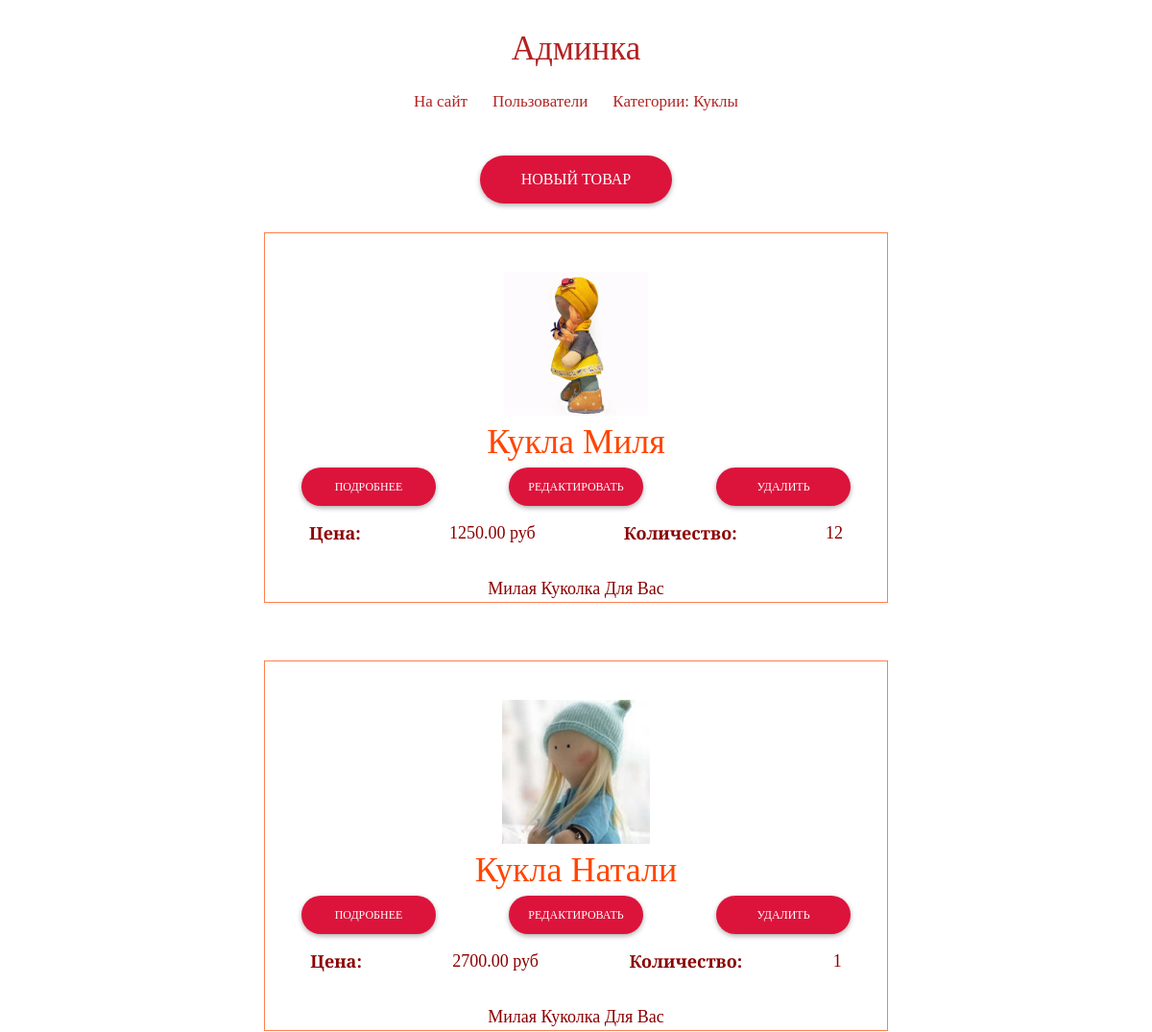
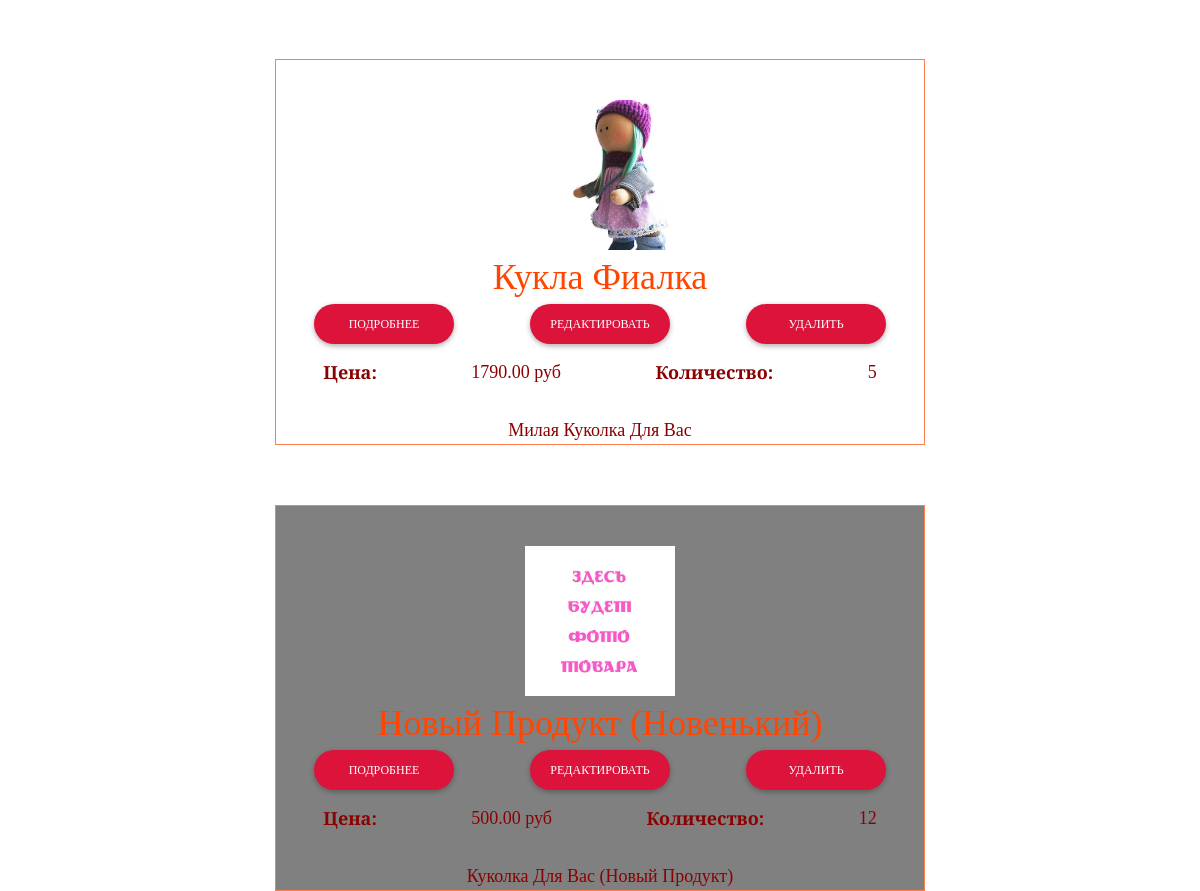
Page /myadmin/products/category/2/ (signed in) on the committed database (2 pictures, top to bottom).
### mainapp/models.py (models this page shows, shortened)
class ProductCategoru(models.Model):
    name = models.CharField(verbose_name='имя категории', max_length=64, unique=True)
    description = models.TextField(verbose_name='описание', blank=True, null=True)
    is_active = models.BooleanField(verbose_name='активна', default=True)

class Product(models.Model):
    category = models.ForeignKey(ProductCategoru, verbose_name='категория продукта', on_delete=models.CASCADE)
    name = models.CharField(verbose_name='имя продукта', max_length=128)
    image = models.ImageField(upload_to='products_images', null=True)
    short_desc = models.CharField(verbose_name='краткое описание продукта', max_length=64, blank=True)
    description = models.TextField(verbose_name='подробное описание продукта', blank=True)
    price = models.DecimalField(verbose_name='цена продукта', max_digits=8, decimal_places=2, default=0)
    quantity = models.PositiveIntegerField(verbose_name='количество на складе', default=0)
    is_active = models.BooleanField(verbose_name='активен', default=True)

### adminapp/views.py (the view)
# urls.py: re_path('^products/category/(?P<pk>\d+)/$', adminapp.products, name='products'),
@user_passes_test(lambda x: x.is_superuser)
def products(request, pk):
    category = get_object_or_404(ProductCategoru, pk=pk)
    object_list = Product.objects.filter(category__pk=pk).order_by('-is_active', 'name')
    content = {
        'title': 'админка/продукт',
        'category': category,
        'object_list': object_list,
    }
    return render(request, 'adminapp/products.html', content)

### adminapp/templates/adminapp/products.html
{% extends 'adminapp/base.html' %}
{% load static %}
{% block container %}
    <div class="products_list">
			<a href="{% url 'admin:product_create' category.pk %}" class="button4">новый товар</a>
		{% for object in object_list %}
			<div class="category_record margin1 {% if not object.is_active %}not_active{% endif %}">
				<img src="/media/{{ object.image|default:'products_images/tovar_promo.jpg' }}" alt="{{ object.name }}" class="admin_img">
				<div class="category_name2">
					{{ object.name|title }}
				</div>
				<div class="category_actions ">
						<a href="{% url 'admin:product_read' object.pk %}" class="button6 margin0">подробнее</a>
						<a href="{% url 'admin:product_update' object.pk %}" class="button6 margin0">редактировать</a>
						<a href="{% url 'admin:product_delete' object.pk %}" class="button6 margin0">удалить</a>
				</div>
				<div class="category_desc razmer_text margin0">
					<b>Цена:</b>
					<p>{{ object.price }} руб</p>
					<b>Количество: </b>
					<p>{{ object.quantity }}</p>
				</div>
				<div class="category_desc razmer_text margin0">
					{{ object.short_desc|title }}
				</div>
			</div>
		{% endfor%}
	</div>
{% endblock %}

### adminapp/templates/adminapp/includes/inc_menu.html
<ul class="menu_in">
    <li class="men-l"><a href="{% url 'main:main' %}" class="menu-link">На сайт</a></li>
    <li class="men-l ">
        <a href="{% url 'admin:index' %}" class="{% if request.resolver_match.url_name == 'index' %}active{% endif %} menu-link">
            Пользователи
        </a>
    </li>
    <li class="men-l">
        <a href="{% url 'admin:categories' %}"
        class="{% if request.resolver_match.url_name == 'categories' or category.name %}active{% endif %} menu-link">
            Категории{% if category %}: <span>{{ category.name }}</span>{% endif %}
        </a>
    </li>
</ul>

### static/css/stil.css (style rules this page uses)
* { margin: 0; padding: 0; }
html, body { height: 100%; }
.menu-link { display: block; text-decoration: none; color: #B22222; padding: 13px; font-size: 17px; }
.men-l { list-style-type: none; }
.admin_img { height: 150px; margin-top: 40px; }
.menu_in { display: flex; margin: 0 auto; list-style-type: none; }
.button4 { margin: 0 auto; display: block; height: 50px; width: 200px; border-radius: 35px; background-color: #DC143C; text-align: center; text-transform: uppercase; text-decoration: none; color: #ffffff; list-style-type: none; box-shadow: 0px 2px 4.85px 0.15px rgba(33, 33, 33, 0.35); line-height: 50px; margin-top: 30px; font-family: 'Cormorant SC', serif; }
.button6 { display: block; height: 40px; width: 140px; border-radius: 35px; background-color: #DC143C; text-align: center; text-transform: uppercase; color: #ffffff; list-style-type: none; box-shadow: 0px 2px 4.85px 0.15px rgba(33, 33, 33, 0.35); line-height: 40px; text-decoration: none; margin-bottom: 70px; font-size: 12px; font-family: 'Cormorant SC', serif; }
.category_actions, product_actions { display: flex; justify-content: space-around; }
.category_record, product_record { margin: 0 auto; text-align: center; border: 1px solid #FF7F50; width: 650px; margin-bottom: 60px; }
.category_name2, product_name { color: #FF4500; font-family: 'Cormorant SC', serif; font-size: 36px; }
.category_desc { color: #8B0000; font-family: 'Cormorant SC', serif; font-size: 26px; margin-bottom: 40px; }
.margin1 { margin-top: 30px; }
.razmer_text { font-size: 18px; display: flex; justify-content: space-around; margin-top: 15px; }
.margin0 { margin-bottom: 0px; }
.not_active { background-color: grey; background-blend-mode: normal; }

### rows in the picture
ProductCategoru: name "Куклы"
Product: image (picture), name "Кукла Миля", price "1250.00", quantity "12", short_desc "Милая Куколка Для Вас"
Product: image (picture), name "Кукла Натали", price "2700.00", quantity "1", short_desc "Милая Куколка Для Вас"
Product: image (picture), name "Кукла Фиалка", price "1790.00", quantity "5", short_desc "Милая Куколка Для Вас"
Product: image (picture), price "500.00", quantity "12", short_desc "Куколка Для Вас (Новый Продукт)"
